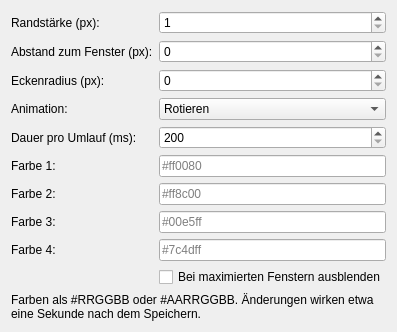
<?xml version="1.0" encoding="UTF-8"?>
<ui version="4.0">
 <class>AnimatedBordersConfig</class>
 <widget class="QWidget" name="AnimatedBordersConfig">
  <layout class="QFormLayout" name="formLayout">
   <item row="0" column="0">
    <widget class="QLabel" name="label_thickness">
     <property name="text">
      <string>Randstärke (px):</string>
     </property>
    </widget>
   </item>
   <item row="0" column="1">
    <widget class="QSpinBox" name="kcfg_thickness">
     <property name="minimum">
      <number>1</number>
     </property>
     <property name="maximum">
      <number>50</number>
     </property>
    </widget>
   </item>
   <item row="1" column="0">
    <widget class="QLabel" name="label_offset">
     <property name="text">
      <string>Abstand zum Fenster (px):</string>
     </property>
    </widget>
   </item>
   <item row="1" column="1">
    <widget class="QSpinBox" name="kcfg_offset">
     <property name="maximum">
      <number>50</number>
     </property>
    </widget>
   </item>
   <item row="2" column="0">
    <widget class="QLabel" name="label_radius">
     <property name="text">
      <string>Eckenradius (px):</string>
     </property>
    </widget>
   </item>
   <item row="2" column="1">
    <widget class="QSpinBox" name="kcfg_radius">
     <property name="maximum">
      <number>50</number>
     </property>
    </widget>
   </item>
   <item row="3" column="0">
    <widget class="QLabel" name="label_animation">
     <property name="text">
      <string>Animation:</string>
     </property>
    </widget>
   </item>
   <item row="3" column="1">
    <widget class="QComboBox" name="kcfg_animation">
     <item>
      <property name="text">
       <string>Rotieren</string>
      </property>
     </item>
     <item>
      <property name="text">
       <string>Rotieren (rückwärts)</string>
      </property>
     </item>
     <item>
      <property name="text">
       <string>Pulsieren</string>
      </property>
     </item>
     <item>
      <property name="text">
       <string>Statisch</string>
      </property>
     </item>
    </widget>
   </item>
   <item row="4" column="0">
    <widget class="QLabel" name="label_duration">
     <property name="text">
      <string>Dauer pro Umlauf (ms):</string>
     </property>
    </widget>
   </item>
   <item row="4" column="1">
    <widget class="QSpinBox" name="kcfg_duration">
     <property name="minimum">
      <number>200</number>
     </property>
     <property name="maximum">
      <number>60000</number>
     </property>
     <property name="singleStep">
      <number>250</number>
     </property>
    </widget>
   </item>
   <item row="5" column="0">
    <widget class="QLabel" name="label_color1">
     <property name="text">
      <string>Farbe 1:</string>
     </property>
    </widget>
   </item>
   <item row="5" column="1">
    <widget class="QLineEdit" name="kcfg_color1">
     <property name="placeholderText">
      <string>#ff0080</string>
     </property>
    </widget>
   </item>
   <item row="6" column="0">
    <widget class="QLabel" name="label_color2">
     <property name="text">
      <string>Farbe 2:</string>
     </property>
    </widget>
   </item>
   <item row="6" column="1">
    <widget class="QLineEdit" name="kcfg_color2">
     <property name="placeholderText">
      <string>#ff8c00</string>
     </property>
    </widget>
   </item>
   <item row="7" column="0">
    <widget class="QLabel" name="label_color3">
     <property name="text">
      <string>Farbe 3:</string>
     </property>
    </widget>
   </item>
   <item row="7" column="1">
    <widget class="QLineEdit" name="kcfg_color3">
     <property name="placeholderText">
      <string>#00e5ff</string>
     </property>
    </widget>
   </item>
   <item row="8" column="0">
    <widget class="QLabel" name="label_color4">
     <property name="text">
      <string>Farbe 4:</string>
     </property>
    </widget>
   </item>
   <item row="8" column="1">
    <widget class="QLineEdit" name="kcfg_color4">
     <property name="placeholderText">
      <string>#7c4dff</string>
     </property>
    </widget>
   </item>
   <item row="9" column="1">
    <widget class="QCheckBox" name="kcfg_hideOnMaximized">
     <property name="text">
      <string>Bei maximierten Fenstern ausblenden</string>
     </property>
    </widget>
   </item>
   <item row="10" column="0" colspan="2">
    <widget class="QLabel" name="label_hint">
     <property name="text">
      <string>Farben als #RRGGBB oder #AARRGGBB. Änderungen wirken etwa eine Sekunde nach dem Speichern.</string>
     </property>
     <property name="wordWrap">
      <bool>true</bool>
     </property>
    </widget>
   </item>
  </layout>
 </widget>
 <resources/>
 <connections/>
</ui>
